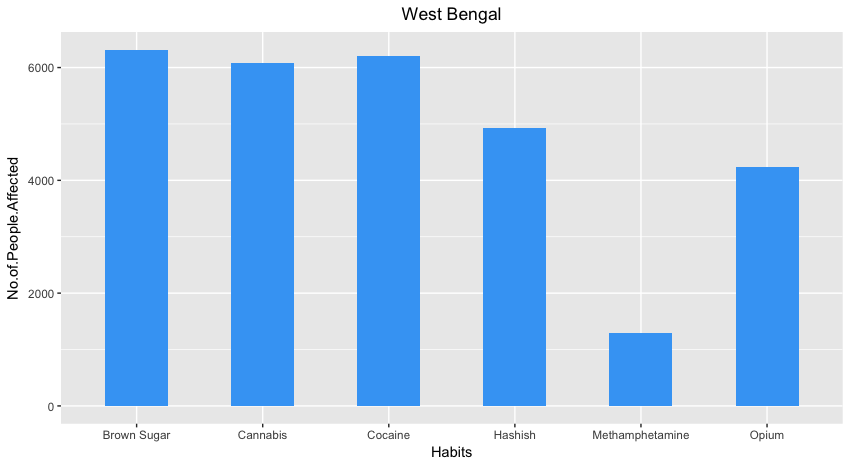

Write R code to recreate this figure.
#Bar Graph for Disease Vs Number of People Affected
library(ggplot2)
graphone<-read.csv("habits_WestBengal.csv",TRUE,",")
class(graphone)
ggplot(data=graphone, aes(x=Habits, y=No.of.People.Affected)) + geom_bar(stat="identity",width = 0.5,fill = "#42A5F5")+ggtitle("West Bengal") +
  theme(plot.title = element_text(hjust = 0.5))
